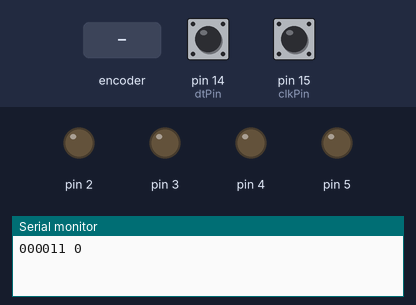
This sketch was run on a simulated Arduino Uno, built with avr-gcc and run on an emulated ATmega328P. On the bench: output pins drawn as LEDs (lit = HIGH), the last lines printed to the serial monitor. The inputs (shaded band) are chosen by the test bench; at power-on: pin 14 (dtPin) HIGH, pin 15 (clkPin) HIGH.

Above: at 1.2 s.
1.3 s: rotary encoder on pin 15 (clkPin) / pin 14 (dtPin) turned 3 steps (first pin leading)
At 3.1 s:
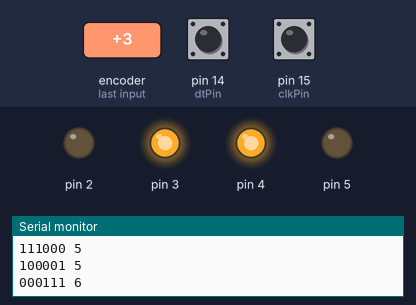
4.3 s: rotary encoder on pin 15 (clkPin) / pin 14 (dtPin) turned 1 step (first pin leading)
At 5.1 s:
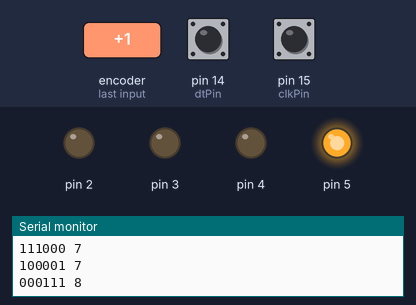
6.0 s: rotary encoder on pin 15 (clkPin) / pin 14 (dtPin) turned 1 step (first pin leading)
At 6.4 s:
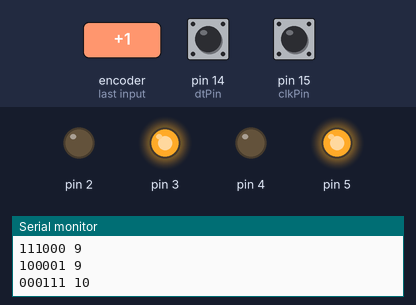
7.7 s: rotary encoder on pin 15 (clkPin) / pin 14 (dtPin) turned 1 step (first pin leading)
At 8.8 s:
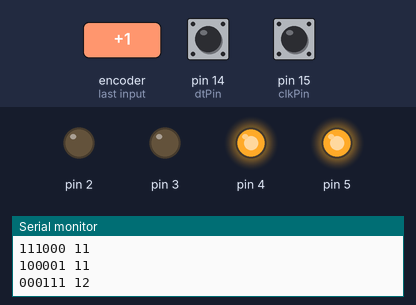
9.4 s: rotary encoder on pin 15 (clkPin) / pin 14 (dtPin) turned 1 step (first pin leading)
At 10.1 s:
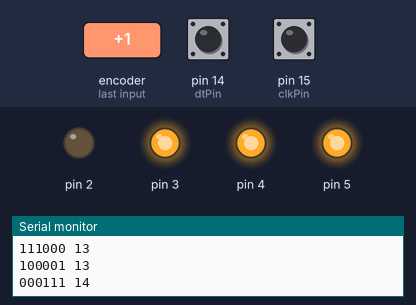
Timing chart, 0 to 12.1 s (numbered marks = the images above; inputs shaded):
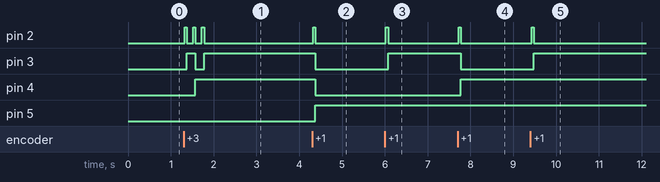

The sketch:

rotary_encoder.ino
```cpp
// Polling the two pins of the rotary encoder.
//
// Polling in the main loop is very fast and seems to catch almost all edges,
//   so if we increment/decrement the counter based on edges then value will
//   be accurate. But without debouncing, we can't "do things" on edge events.
//   (Need to wait until the signal is stable first.)
//
// When rotating from one detent to the next, there are two edge events:
//   0 0 0 0 1 1 1 1 1 1 1
//   0 0 0 0 0 0 1 1 1 1 1
//           ^   ^
//  first edge   second edge
//
// I want the counter to update on the second edge (upon entering the next detent)
//   but due to bouncing, the second edge could register multiple times. To be safe,
//   consider all edge events. A simple solution is to increment/decrement on all
//   edges, and when querying the counter value, divide by 2.
//
//
// Let's have three registers:
//   a : current state
//   b : previous state
//   c : the state before b, but can't be the same as b
//
// Look for sequences [c][b][a]:
//   cw:  [00][01][11] or [11][10][00]
//   ccw: [00][10][11] or [11][01][00]
//
// It may bounce when the first leg leaves the pad: [00][01][00][01]...
// Between detents, it should stop bouncing and stick to [XX][00][01]
// When the second leg leaves the pad, we will see [00][01][11] and increment.
//   It may bounce after we see this sequence.

const int clkPin = 15;
const int dtPin = 14;

int s;    // state [c][b][a]
int val;  // counter value

void setup() {
    Serial.begin(115200);

    pinMode(2, OUTPUT);
    pinMode(3, OUTPUT);
    pinMode(4, OUTPUT);
    pinMode(5, OUTPUT);

    pinMode(clkPin, INPUT);
    pinMode(dtPin, INPUT);

    s = 0;
    val = 0;
}

void loop() {
    int clk = digitalRead(clkPin);
    int dt = digitalRead(dtPin);

    int a = (dt << 1) | clk;

    if ((s & 0x3) != a) {
        s = ((s << 2 ) | a) & 0x3F;
        switch (s) {
            case 0b000111: val++; break;
            case 0b111000: val++; break;
            case 0b001011: val--; break;
            case 0b110100: val--; break;
            default: break;
        }

        Serial.print(s & (1 << 5) ? 1 : 0);
        Serial.print(s & (1 << 4) ? 1 : 0);
        Serial.print(s & (1 << 3) ? 1 : 0);
        Serial.print(s & (1 << 2) ? 1 : 0);
        Serial.print(s & (1 << 1) ? 1 : 0);
        Serial.print(s & (1 << 0) ? 1 : 0);
        Serial.print(" ");
        Serial.println(val);
    }

    digitalWrite(2, val & (1 << 0));
    digitalWrite(3, val & (1 << 1));
    digitalWrite(4, val & (1 << 2));
    digitalWrite(5, val & (1 << 3));
}


// Lookup table
// The state is (dt,clk). When rotating clockwise, clk changes before dt.
//
//          cur
// prev|00|01|10|11|
//  00 |  |+1|-1|  |
//  01 |-1|  |  |+1|
//  10 |+1|  |  |-1|
//  11 |  |-1|+1|  |
//
// int table[] = {0, 1, -1, 0, -1, 0, 0, 1, 1, 0, 0, -1, 0, -1, 1, 0};
// int state;
//
// setup:
//   state = (dt << 1) | clk;
// loop:
//   state = ((state << 2) | (dt << 1) | clk) & 0xF;
//   val += table[state];


// Digital or software debouncing:
// * increment a counter while the value remains the same
// * restart (reject the signal) when it's "bouncing"
// * doesn't work because it's polled too fast.
//   * we have to count for longer (or poll slower)
//
// For efficiency, we COULD map the two rotary encoder pins to be
//   two adjacent bits of a pin register...
//
// bits: [dt[t-2], clk[t-2], dt[t-1], clk[t-1], dt[t], clk[t]]
// Look for:
//   cw:  [01][01][11] or [10][10][00]
//   ccw: [10][10][11] or [01][01][00]
//
// setup:
//     int s = (dt << 1) | clk;
//     s = (s << 4) | (s << 2) | s;
// loop:
//     s = ((s << 2) | (dt << 1) | clk) & 0x3F;
//     if (s == 0b010111 || s == 0b101000) { val++; } ...
```

Measured:
- after the input at 1.3 s, pin 2: alternates HIGH for 0.05 s and LOW for 0.15 s, 6 changes in all, then stays LOW, starting at once; pin 3: LOW → HIGH after 0.08 s, → LOW 0.20 s later, → HIGH 0.20 s later; pin 4: LOW → HIGH after 0.28 s
- after the input at 4.3 s, pin 2: LOW → HIGH at once, → LOW 0.05 s later; pin 3, pin 4: HIGH → LOW after 0.08 s; pin 5: LOW → HIGH after 0.08 s
- after the input at 6.0 s, pin 2: LOW → HIGH at once, → LOW 0.05 s later; pin 3: LOW → HIGH after 0.08 s
- after the input at 7.7 s, pin 2: LOW → HIGH at once, → LOW 0.05 s later; pin 3: HIGH → LOW after 0.08 s; pin 4: LOW → HIGH after 0.08 s
- after the input at 9.4 s, pin 2: LOW → HIGH at once, → LOW 0.05 s later; pin 3: LOW → HIGH after 0.08 s
